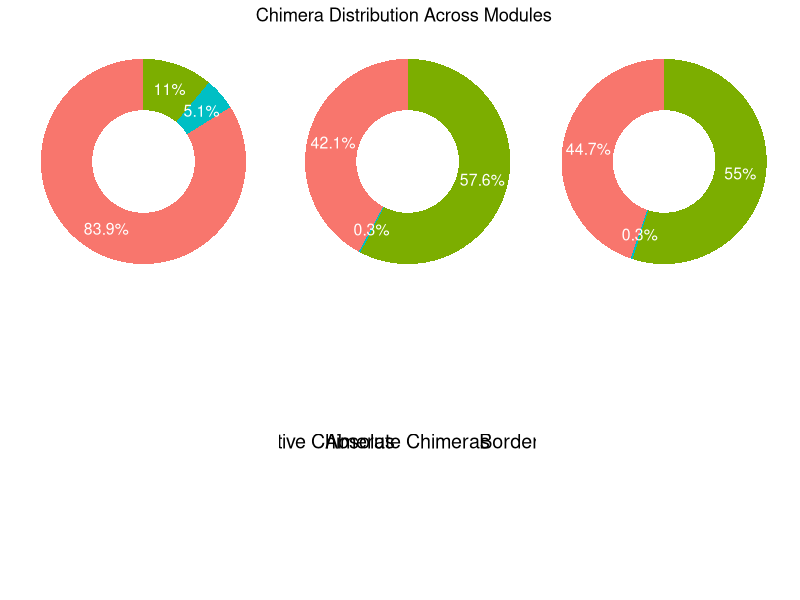
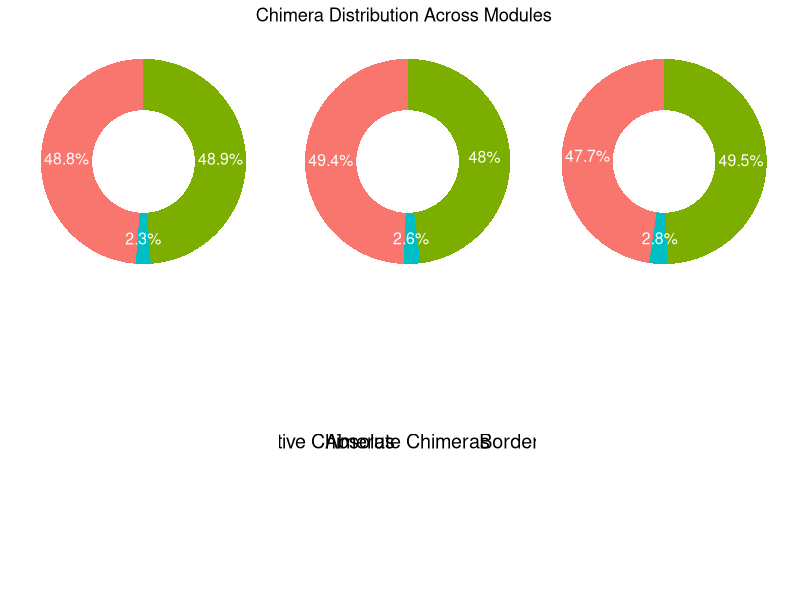

Reproduce these figures in R, in order.
######### chimeric reads #########
#Libraries
library(ggplot2)
library(svglite)
library(scales)  # For percentage formatting
library(patchwork)  # For combining plots

# Data
chimera_data <- data.frame(
  Module = c("UCHIME_denovo", "Chimeras_denovo", "DADA2"),
  False_positive_chimeras = c(4521, 121963, 176001),
  Absolute_chimeras = c(34469, 89136, 143066),
  Borderline = c(2097, 576, 965)
)

# Function to create a doughnut chart with the module name in the center
create_doughnut_chart <- function(module_data, module_name) {
  # Reshape the data for the doughnut chart
  pie_data <- data.frame(
    Category = c("False Positive Chimeras", "Absolute Chimeras", "Borderline"),
    Value = c(module_data$False_positive_chimeras, module_data$Absolute_chimeras, module_data$Borderline)
  )
  
  # Calculate percentage for labels
  pie_data$Percentage <- pie_data$Value / sum(pie_data$Value) * 100
  pie_data$Label <- paste0(round(pie_data$Percentage, 1), "%")  # Format percentage labels
  
  # Create the doughnut chart
  doughnut_chart <- ggplot(pie_data, aes(x = 2, y = Value, fill = Category)) +
    geom_bar(stat = "identity", width = 1) +
    coord_polar(theta = "y") +
    xlim(0.5, 2.5) +  # Create space in the center for the doughnut effect
    geom_text(aes(label = Label), position = position_stack(vjust = 0.5), color = "white", size = 4) +  # Add percentage labels
    theme_void() +  # Remove axes and gridlines
    theme(legend.position = "none") +  # Hide the legend since categories will be labeled outside the chart
    scale_fill_manual(values = c("#F8766D", "#00BFC4", "#7CAE00")) +  # Custom colors for the slices
    annotate("text", x = 0, y = 0, label = module_name, size = 6, fontface = "bold")  # Add module name in center
  
  return(doughnut_chart)
}

# Create a list to hold the individual plots
doughnut_plots <- list()

# Loop over each module and create corresponding doughnut chart
for (i in 1:nrow(chimera_data)) {
  doughnut_plots[[i]] <- create_doughnut_chart(chimera_data[i, ], chimera_data$Module[i])
}

# Combine all three doughnut charts horizontally using patchwork
combined_chart <- doughnut_plots[[1]] + doughnut_plots[[2]] + doughnut_plots[[3]] + 
  plot_layout(ncol = 3) + 
  plot_annotation(title = "Chimera Distribution Across Modules") & 
  theme(plot.title = element_text(hjust = 0.5))

# Add the category names at the bottom
combined_chart <- combined_chart + 
  plot_spacer() + 
  ggplot() + 
  annotate("text", x = 1:3, y = 0, label = c("False Positive Chimeras", "Absolute Chimeras", "Borderline"), size = 5) + 
  theme_void()

# Save the combined chart as an SVG
svg_filename <- "combined_doughnut_chart.svg"
svglite(svg_filename, width = 13.33, height = 7.5)  # PowerPoint slide dimensions
print(combined_chart)
dev.off()



####### non-chimeric ########
# Required Libraries
library(ggplot2)
library(svglite)
library(scales)  # For percentage formatting
library(patchwork)  # For combining plots

# Data
chimera_data <- data.frame(
  Module = c("UCHIME_denovo", "Chimeras_denovo", "DADA2"),
  False_positive_chimeras = c(982444, 889302, 866957),
  Absolute_chimeras = c(980821, 915282, 834527),
  Borderline = c(47088, 48355, 49160)
)

# Function to create a doughnut chart with the module name in the center
create_doughnut_chart <- function(module_data, module_name) {
  # Reshape the data for the doughnut chart
  pie_data <- data.frame(
    Category = c("False Positive Chimeras", "Absolute Chimeras", "Borderline"),
    Value = c(module_data$False_positive_chimeras, module_data$Absolute_chimeras, module_data$Borderline)
  )
  
  # Calculate percentage for labels
  pie_data$Percentage <- pie_data$Value / sum(pie_data$Value) * 100
  pie_data$Label <- paste0(round(pie_data$Percentage, 1), "%")  # Format percentage labels
  
  # Create the doughnut chart
  doughnut_chart <- ggplot(pie_data, aes(x = 2, y = Value, fill = Category)) +
    geom_bar(stat = "identity", width = 1) +
    coord_polar(theta = "y") +
    xlim(0.5, 2.5) +  # Create space in the center for the doughnut effect
    geom_text(aes(label = Label), position = position_stack(vjust = 0.5), color = "white", size = 4) +  # Add percentage labels
    theme_void() +  # Remove axes and gridlines
    theme(legend.position = "none") +  # Hide the legend since categories will be labeled outside the chart
    scale_fill_manual(values = c("#F8766D", "#00BFC4", "#7CAE00")) +  # Custom colors for the slices
    annotate("text", x = 0, y = 0, label = module_name, size = 6, fontface = "bold")  # Add module name in center
  
  return(doughnut_chart)
}

# Create a list to hold the individual plots
doughnut_plots <- list()

# Loop over each module and create corresponding doughnut chart
for (i in 1:nrow(chimera_data)) {
  doughnut_plots[[i]] <- create_doughnut_chart(chimera_data[i, ], chimera_data$Module[i])
}

# Combine all three doughnut charts horizontally using patchwork
combined_chart <- doughnut_plots[[1]] + doughnut_plots[[2]] + doughnut_plots[[3]] + 
  plot_layout(ncol = 3) + 
  plot_annotation(title = "Chimera Distribution Across Modules") & 
  theme(plot.title = element_text(hjust = 0.5))

# Add the category names at the bottom
combined_chart <- combined_chart + 
  plot_spacer() + 
  ggplot() + 
  annotate("text", x = 1:3, y = 0, label = c("False Positive Chimeras", "Absolute Chimeras", "Borderline"), size = 5) + 
  theme_void()

# Save the combined chart as an SVG
svg_filename <- "combined_doughnut_chart_nonchimeric.svg"
svglite(svg_filename, width = 13.33, height = 7.5)  # PowerPoint slide dimensions
print(combined_chart)
dev.off()
